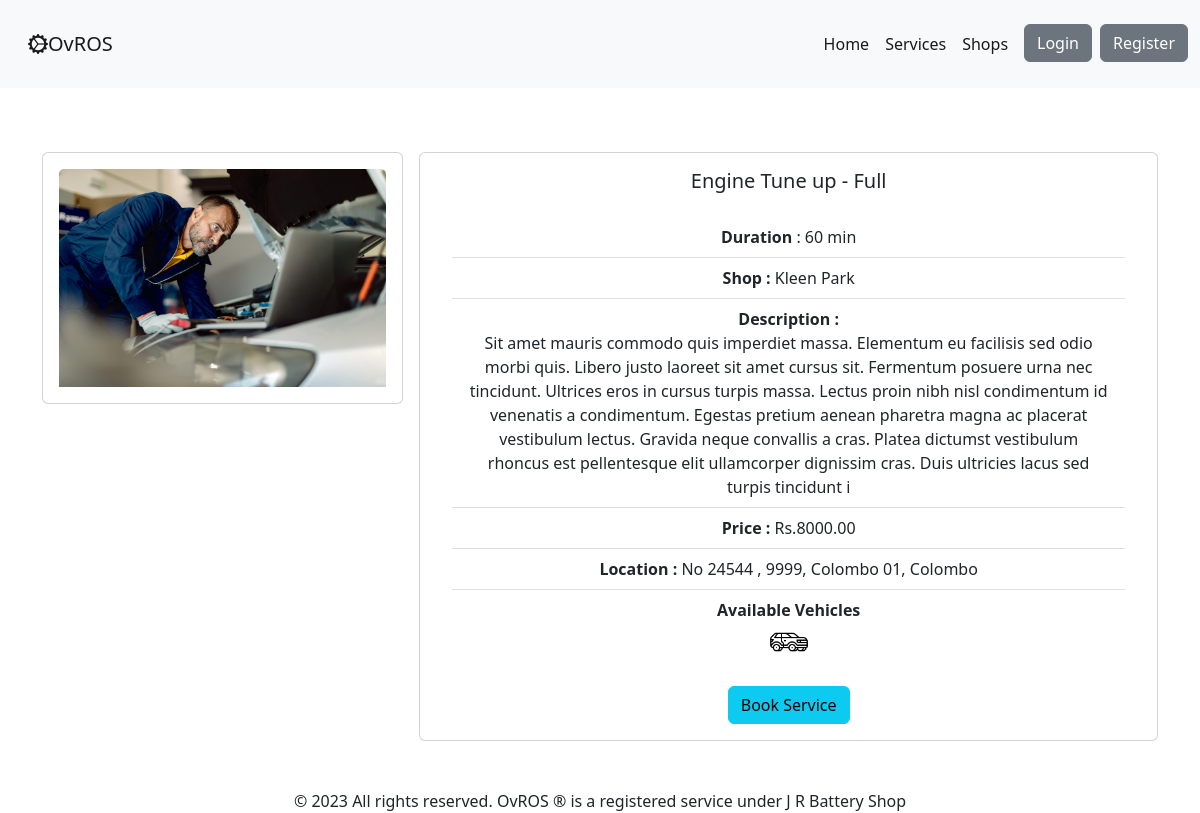
Page /service/service/4 on the committed database.
### ovros_service_module/models.py (models this page shows, shortened)
class Service(models.Model):
    shop = models.ForeignKey(to=ShopProfile, on_delete=models.CASCADE)
    service_name = models.CharField(max_length=100)
    service_image = models.ImageField(upload_to='images/service_img', blank=True)
    service_description = models.CharField(max_length=500, default='', blank=True)
    service_price = models.DecimalField(max_digits=10, decimal_places=2)
    service_duration = models.CharField(max_length=5)
    is_for_car = models.BooleanField(verbose_name="Available for car", default=False)
    is_for_van = models.BooleanField(verbose_name="Available for van", default=False)
    is_for_suv = models.BooleanField(verbose_name="Available for suv", default=False)
    is_for_lorry = models.BooleanField(verbose_name="Available for lorry", default=False)
    is_for_bike = models.BooleanField(verbose_name="Available for bike", default=False)
    is_for_long_vehicle = models.BooleanField(verbose_name="Available for bike", default=False)
    service_availability = models.BooleanField(
        verbose_name="Service availability",
        default=False,
        help_text="is service available currently"
    )
    date_created = models.DateField(auto_now_add=True)
    date_updated = models.DateField(auto_now=True)

### ovros_user_module/models.py (models this page shows, shortened)
class ShopProfile(models.Model):
    user = models.OneToOneField(settings.AUTH_USER_MODEL, on_delete=models.CASCADE)
    user_role = models.CharField('Type', max_length=40, choices=Types.choices, default=Types.USER_SHOP)
    shop_name = models.CharField(max_length=100, help_text="Service Shop name")
    shop_profile_img = models.ImageField(upload_to='shops/profile_images', null=True, blank=True,
                                         default="shops/shop_profile_default.jpg")
    shop_address_no = models.CharField(
        max_length=200,
        help_text="Service Shop address Number",
    )
    shop_address_street = models.CharField(
        max_length=200,
        help_text="Service Shop address street",
    )
    shop_address_city = models.CharField(
        choices=DISTRICTS_CITY,
        max_length=200,
        help_text="Service Shop address city",
    )
    shop_address_district = models.CharField(
        choices=DISTRICTS,
        max_length=200,
        help_text="Service Shop address district",
    )
    shop_contact = models.CharField(max_length=10, help_text="eg: 07xxxxxxxx")
    shop_email = models.CharField(max_length=100, help_text="shop email address", blank=True)
    def get_full_address(self):
        return f'No {self.shop_address_no} , ' \
               f'{self.shop_address_street}, ' \
               f'{self.shop_address_city}, ' \
               f'{self.shop_address_district}'

### ovros_service_module/views.py (the view)
# urls.py: path('service/<service_id>', views.service_detail, name='service_detail'),
def service_detail(request, service_id):
    if request.user.is_authenticated:
        user_profile_role = request.session['profile_data']['profile_data']['profile_role']
        print(service_id, '  ', user_profile_role)
    else:
        user_profile_role = "USER_CUSTOMER"
    service = Service.objects.get(id=service_id)
    return render(request, 'services/service_detail.html',
                  {'service': service,
                   'user_role': user_profile_role
                   })

### ovros_user_module/context_processors.py (called while the page is built)
def profile_data(request):
    return {'profile_data': ProfileData(request)}

### templates/services/service_detail.html (shortened to what this page needs)
{% extends 'base.html' %}
{% load static %}
{% block content %}
    <section id="ovros-service">
        <div class="container">
            <div class="row my-5 g-3">
                <div class="col-12 col-md-6 col-lg-4">
                    <div class="card">
                        <div class="card-body text-center">
                            {% if service.service_image is None %}
                                <img src="{% static 'images/card-header-default.jpg' %}" class="card-img-top"
                                     alt="...">
                            {% else %}
                                <img src="{{ service.service_image.url }}" class="card-img-top" alt="...">
                            {% endif %}
                        </div>
                    </div>
                </div>
                <div class="col-12 col-md-6 col-lg-8">
                    <div class="card">
                        <div class="card-body text-center">
                            <h5 class="card-title">{{ service.service_name }}</h5>
                            <div class="card-body ">
                                <div class="list-group">
                                    <ul class="list-group list-group-flush">
                                        <li class="list-group-item"><strong>Duration</strong>
                                            : {{ service.service_duration }} min
                                        </li>
                                        <li class="list-group-item"><strong>Shop
                                            : </strong>{{ service.shop.shop_name }}</li>
                                        <li class="list-group-item"><strong>Description
                                            :</strong> <br>{{ service.service_description }}</li>
                                        <li class="list-group-item"><strong>Price
                                            :</strong> <span>Rs.</span>{{ service.service_price }}</li>
                                        <li class="list-group-item"><strong>Location
                                            :</strong> {{ service.shop.get_full_address }}</li>
                                        <li class="list-group-item"><strong>Available Vehicles </strong>
                                            <div>
                                                {% if service.is_for_suv %}
                                                    <img height="40px" width="40px" class="bi"
                                                         src="{% static 'icons/suv_icon.png' %}">
                                                {% endif %}
                                            </div>
                                        </li>
                                    </ul>
                                </div>
                            </div>
                            {% if user_role == "USER_CUSTOMER" %}
                                <a href="{% url 'add_booking' service.id %}" class="btn btn-info ">Book Service</a>
                            {% endif %}
                        </div>
                    </div>
                </div>
            </div>
        </div>
    </section>
{% endblock %}

### rows in the picture
Service: service_image (picture), service_name "Engine Tune up - Full", service_duration "60", shop.shop_name "Kleen Park", service_description "Sit amet mauris commodo quis imperdiet massa. Elementum eu facilisis sed odio morbi quis. Libero justo laoreet sit amet cursus sit. Fermentum posuere urna nec tincidunt. Ultrices eros in cursus turpis massa. Lectus proin nibh nisl condimentum id venenatis a condimentum. Egestas pretium aenean pharetra magna ac placerat vestibulum lectus. Gravida neque convallis a cras. Platea dictumst vestibulum rhoncus est pellentesque elit ullamcorper dignissim cras. Duis ultricies lacus sed turpis tincidunt i", service_price "8000.00", shop.get_full_address "No 24544 , 9999, Colombo 01, Colombo"
